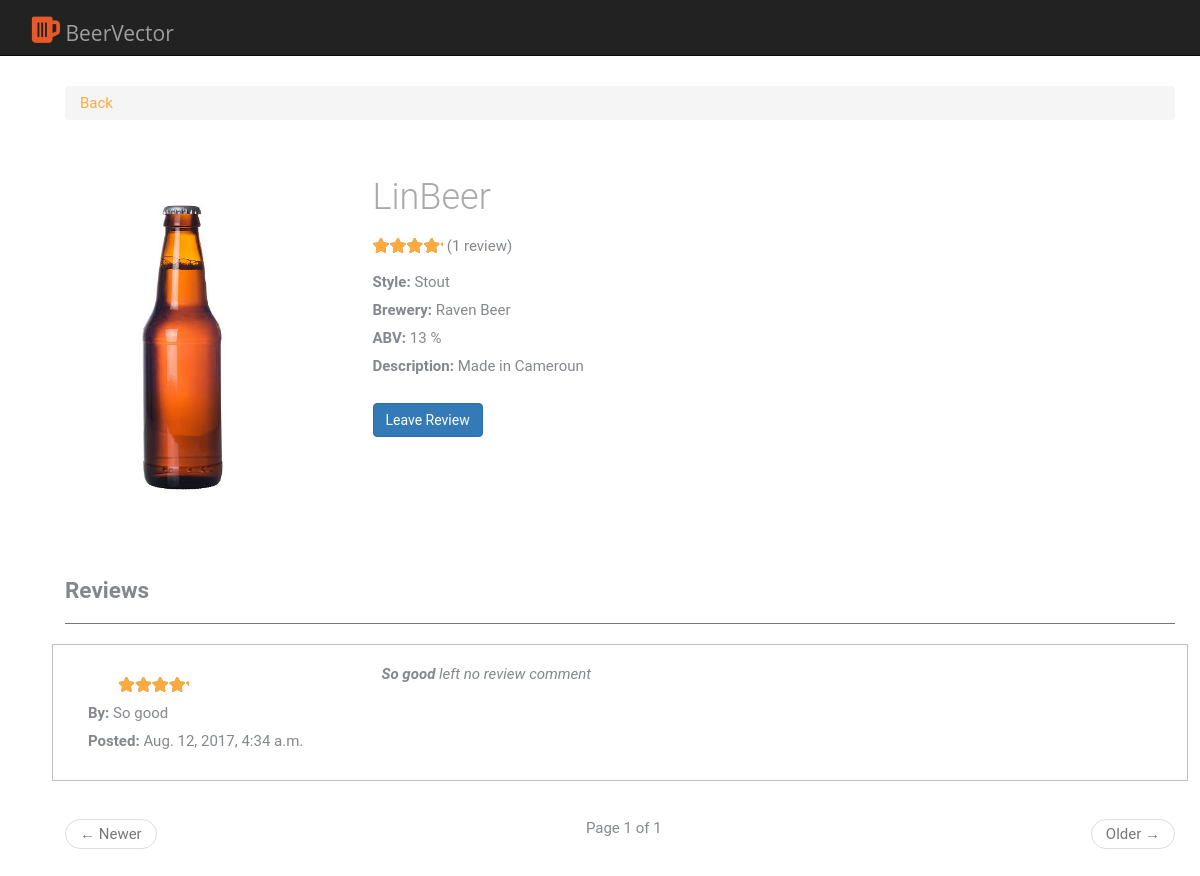
Page /view-product/65/ on the committed database.
### rankings/models.py (models this page shows, shortened)
class Beer(models.Model):
    name = models.CharField(max_length=255)
    brewery = models.ForeignKey(Brewery, related_name='beers')
    style = models.CharField(max_length=255)
    abv = models.DecimalField(max_digits=2, decimal_places=0, verbose_name="Alcohol by Volume (%)", blank=False)
    description = models.TextField()
    def __str__(self):
        return "{0}".format(self.name)

class Brewery(models.Model):
    name = models.CharField(unique=True, max_length=255)
    def __str__(self):
        return self.name

class Review(models.Model):
    date = models.DateTimeField(auto_now_add=True)
    username = models.CharField(max_length=255)
    ranking = models.IntegerField()
    comment = models.TextField()
    beer = models.ForeignKey(Beer, related_name="reviews", null = True)
    def true_ranking(self):
        return self.ranking * 20

### rankings/views.py (the view, shortened to what this page needs)
# urls.py: url(r'^view-product/(?P<beer_id>[0-9]+)/$', views.ProductView.as_view(), name='view-product'),
class ProductView(TemplateView):
    template_name = 'product.html'
    context_object_name = "reviews"
    paginate_by = 4
    def get_context_data(self, beer_id):
       context = super(ProductView, self).get_context_data()
       try:
           context['beer_details'] = Beer.objects.get(pk=beer_id)
       except Beer.DoesNotExist:
           raise Http404("Such Beer Does Not Exist")
       beer = context['beer_details']
       context['reviews'] = sorted(Review.objects.filter(beer=beer), reverse= True)
       t_ranks = [i.ranking for i in context['reviews']]
       context['num_of_reviews'] = len(t_ranks)
       if len(t_ranks) > 0:
           context['t_ranking'] = sum(t_ranks)/float(len(t_ranks)) * 20
       else:
           context['t_ranking'] = 0
       context['forms'] = ReviewForm()
       paginator= Paginator(context['reviews'], self.paginate_by) # Shows 4 reviews per page
       page = self.request.GET.get('page')
       try:
           items = paginator.page(page)
       except PageNotAnInteger:
           items = paginator.page(1)
       except EmptyPage:
           items = paginator.page(paginator.num_pages)
       context['items'] = items
       return context

### rankings/templates/product.html (shortened to what this page needs)
{% load static %}
<!DOCTYPE html>
<html lang="en">
	<head>
		<link rel="stylesheet" href="https://maxcdn.bootstrapcdn.com/bootstrap/3.3.7/css/bootstrap.min.css">
		<link rel="stylesheet" href="{% static './rankings/css/review.css' %}">
    <link rel="stylesheet" href="{% static './rankings/css/star-rating.css' %}">
	</head>
	<body>
  <nav class="navbar navbar-inverse navbar-fixed-top">
      <div class="container">
        <div class="navbar-header">
            <a class="navbar-brand" href="../.."><i style="font-size: 30px; color: #E75926;" class="fa fa-beer" aria-hidden="true"></i> BeerVector</a>
        </div>
      </div>
    </nav>
            <br />
            <br />
  <div id = "contents" class = "col-md-12">
			<main class="main-content">
				<div class="container">
					<div class="page">
                        <ol class="breadcrumb">
                          <li><a href="../.."> Back </a></li>
                        </ol>
                        <br />
                        <br />
						<div class="product-list row" id="productview">
              <div class="row">
							<div class="product col-md-4">
    								<a href="#">
    									<figure class="product-poster"><img style="height: 350px" src="{% static 'products_img/any_beer.jpg' %}" alt="#"></figure>
    								</a>
							</div>
              <div class="col-md-4">
                  <div class="product-title" style="text-align: left; margin-left: 30px"> {{beer_details.name}} </div><br />
                  <div class="star-rating"><span style=width:{{t_ranking}}%><strong class="rating">3.70</strong> out of 5</span></div>
                  {% if num_of_reviews %}
                      {% if num_of_reviews == 1 %}
                          ({{num_of_reviews}} review)
                      {% else %}
                          ({{num_of_reviews}} reviews)
                      {% endif %}
                  {% else %}
                    (No Review Yet)
                  {% endif %}
                  <div style="margin-left: 30px">
                      <br />
                      <p> <strong>Style: </strong>  {{beer_details.style}} </p>
                      <p> <strong>Brewery: </strong> {{beer_details.brewery}} </p>
                      <p> <strong>ABV: </strong> {{beer_details.abv}} % </p>
                      <p> <strong>Description: </strong> {{beer_details.description}} </p>
                      <br />
                      <button class="btn btn-primary" data-toggle="collapse" data-target="#newreview">Leave Review</button>
                  </div>
              </div>
            </div>
						</div>
            <div>
                 <h2>Reviews </h2>
                <hr />
            </div>
            {% if reviews %}
            {% for feedback in items %}
            <div class = "row">
              <fieldset style="padding: 20px">
                <div class="col-md-3">
                  <p><div class="star-rating"><span style="width:{{feedback.true_ranking}}%"></span></div></p>
                  <p><strong>By: </strong>{{feedback.username}}</p>
                  <p><strong>Posted: </strong>{{feedback.date}}</p>
                </div>
                <div class="col-md-8" >
									{% if feedback.comment %}
                  	<p style="margin: 20px">{{feedback.comment}}</p>
									{% else %}
										<i style="margin: 20px"><b>{{feedback.username}}</b> left no review comment</i>
									{% endif %}
                </div>
              </fieldset>
            </div>
            <br />
            {% endfor %}
            {% else %}
              <br />
              <p style="text-align: center">No Reviews Yet</p>
            {% endif %}
            <nav aria-label="...">
              <ul class="pager">
                {% if items.has_next %}
                <li class="next"><a href="?page={{items.next_page_number}}">Older <span aria-hidden="true">&rarr;</span></a></li>
                {% else %}
                <li class="next disabled"><a href="#">Older <span aria-hidden="true">&rarr;</span></a></li>
                {% endif %}
                {% if reviews %}
                <span class="current">Page {{ items.number }} of {{ items.paginator.num_pages }}</span>
                {% endif %}
                {% if items.has_previous %}
                <li class="previous"><a href="?page={{items.previous_page_number}}"><span aria-hidden="true">&larr;</span> Newer</a></li>
                {% else %}
                  <li class="previous disabled"><a href="#"><span aria-hidden="true">&larr;</span> Newer</a></li>
                {% endif %}
              </ul>
            </nav>
					</div>
				</div>
			</main>
  </div>
	</body>
</html>

### rankings/static/rankings/css/review.css (style rules this page uses)
article, aside, details, figcaption, figure, footer, header, hgroup, nav, section, summary { display: block; }
html { background: #fff; color: #000; -webkit-text-size-adjust: 100%; -ms-text-size-adjust: 100%; }
html, button, input, select, textarea { font-family: sans-serif; }
body { margin: 0; }
a { background: transparent; }
h2 { font-size: 1.5em; margin: 0.83em 0; }
b, strong { font-weight: bold; }
img { border: 0; }
figure { margin: 0; }
fieldset { border: 1px solid #c0c0c0; margin: 0 2px; padding: 0.35em 0.625em 0.75em; }
button, input, select, textarea { font-family: inherit; font-size: 100%; margin: 0; vertical-align: baseline; }
button, input { line-height: normal; }
button, select { text-transform: none; }
button, html input[type="button"], input[type="reset"], input[type="submit"] { -webkit-appearance: button; cursor: pointer; }
*, *:before, *:after { -moz-box-sizing: border-box; box-sizing: border-box; }
body { background-color: #131a20; background-position: top center; background-repeat: no-repeat; color: #84878d; font-family: "Roboto", "Open Sans", sans-serif; font-size: 15px; font-weight: 400; line-height: normal; }
h1, h2, h3, h4, h5, h6 { font-weight: 700; margin: 0 0 20px; }
hr { border: none; border-bottom: 1px solid #777; }
ul, ol { margin: 0; padding-left: 0; }
a { text-decoration: none; color: #ffaa3c; }
p { margin-top: 0; }
.navbar-brand { font-size: 21px; color: #EEE; font-family: 'Open Sans', sans-serif; margin-bottom: 5px }
.star-rating { display: inline-block; overflow: hidden; position: relative; top: 2px; height: 1em; line-height: 1.1; font-size: 15px; font-size: 1em; width: 4.7em; font-family: "FontAwesome"; margin-left: 30px }
.star-rating:before { content: "\f005\f005\f005\f005\f005"; float: center; top: 0; left: 0; position: absolute; }
.star-rating span { overflow: hidden; float: center; top: 0; left: 0; position: absolute; padding-top: 1.5em; }
.star-rating span:before { content: "\f005\f005\f005\f005\f005"; top: 0; position: absolute; left: 0; color: #ffaa3c; }
.container { margin-right: auto; margin-left: auto; padding-left: 15px; padding-right: 15px; *zoom: 1; }
.container:after { content: " "; clear: both; display: block; overflow: hidden; height: 0; }
@media (min-width: 768px) { .container { width: 750px; } }
@media (min-width: 992px) { .container { width: 970px; } }
@media (min-width: 1200px) { .container { width: 1170px; } }
.row { margin-left: -15px; margin-right: -15px; *zoom: 1; }
.row:after { content: " "; clear: both; display: block; overflow: hidden; height: 0; }
.col-xs-1, .col-sm-1, .col-md-1, .col-lg-1, .col-xs-2, .col-sm-2, .col-md-2, .col-lg-2, .col-xs-3, .col-sm-3, .col-md-3, .col-lg-3, .col-xs-4, .col-sm-4, .col-md-4, .col-lg-4, .col-xs-5, .col-sm-5, .col-md-5, .col-lg-5, .col-xs-6, .col-sm-6, .col-md-6, .col-lg-6, .col-xs-7, .col-sm-7, .col-md-7, .col-lg-7, .col-xs-8, .col-sm-8, .col-md-8, .col-lg-8, .col-xs-9, .col-sm-9, .col-md-9, .col-lg-9, .col-xs-10, .col-sm-10, .col-md-10, .col-lg-10, .col-xs-11, .col-sm-11, .col-md-11, .col-lg-11, .col-xs-12, .col-sm-12, .col-md-12, .col-lg-12 { position: relative; min-height: 1px; padding-left: 15px; padding-right: 15px; }
@media (min-width: 992px) { .col-md-1, .col-md-2, .col-md-3, .col-md-4, .col-md-5, .col-md-6, .col-md-7, .col-md-8, .col-md-9, .col-md-10, .col-md-11, .col-md-12 { float: left; } }
@media (min-width: 992px) { .col-md-3 { width: 25%; } }
@media (min-width: 992px) { .col-md-4 { width: 33.3333333333%; } }
@media (min-width: 992px) { .col-md-8 { width: 66.6666666667%; } }
@media (min-width: 992px) { .col-md-12 { width: 100%; } }
.main-content .container { background: white; border-radius: 5px; padding: 30px; }
.page figure { margin-bottom: 30px; }
.page img { max-width: 100%; }
.page .product-title { font-size: 36px; font-size: 2.4em; font-weight: 300; text-align: center; color: #AAA }
.product-list { margin: 0 -15px; }
.product-list .product { width: 25%; padding: 0 15px; float: left; margin-bottom: 30px; }
@media screen and (min-width: 991px) { .product-list .product:nth-child(4n+1) { clear: both; } }
.product-list .product .product-poster { border-radius: 5px; overflow: hidden; margin-bottom: 20px; border: 1px solid transparent; }
.product-list .product .product-poster img { display: block; width: 100%; max-width: 100%; height: auto; -webkit-transition: .3s ease; transition: .3s ease; }

### rankings/static/rankings/css/star-rating.css (style rules this page uses)
body { margin: 20px; }

### rows in the picture
Beer: name "LinBeer", style "Stout", brewery "Raven Beer", abv "13", description "Made in Cameroun"
Review: ranking 5 (drawn), username "So good", date "Aug. 12, 2017, 4:34 a.m."

### other values in the picture
{{ num_of_reviews }} "1"
{{ items.number }} "1"
{{ items.paginator.num_pages }} "1"
